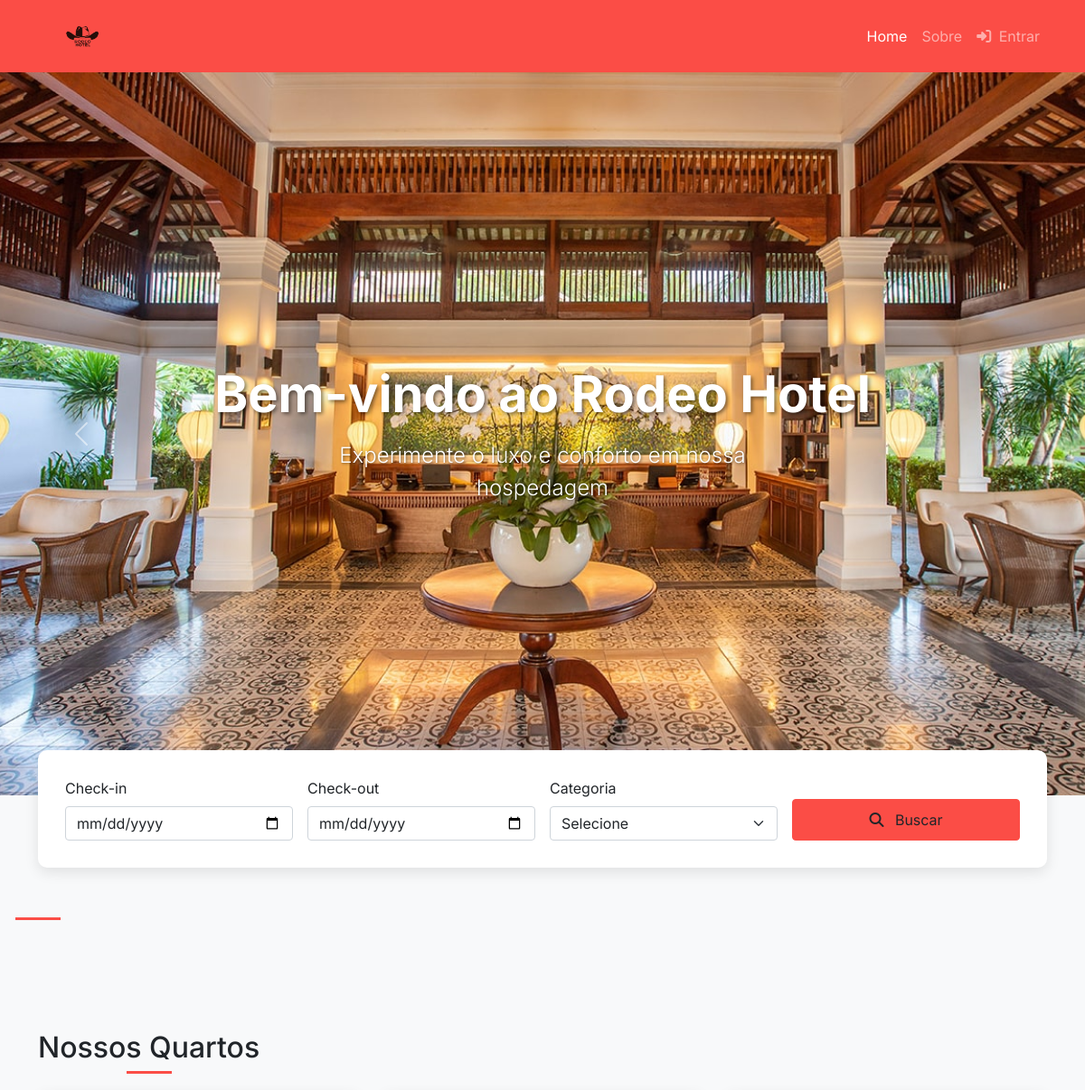
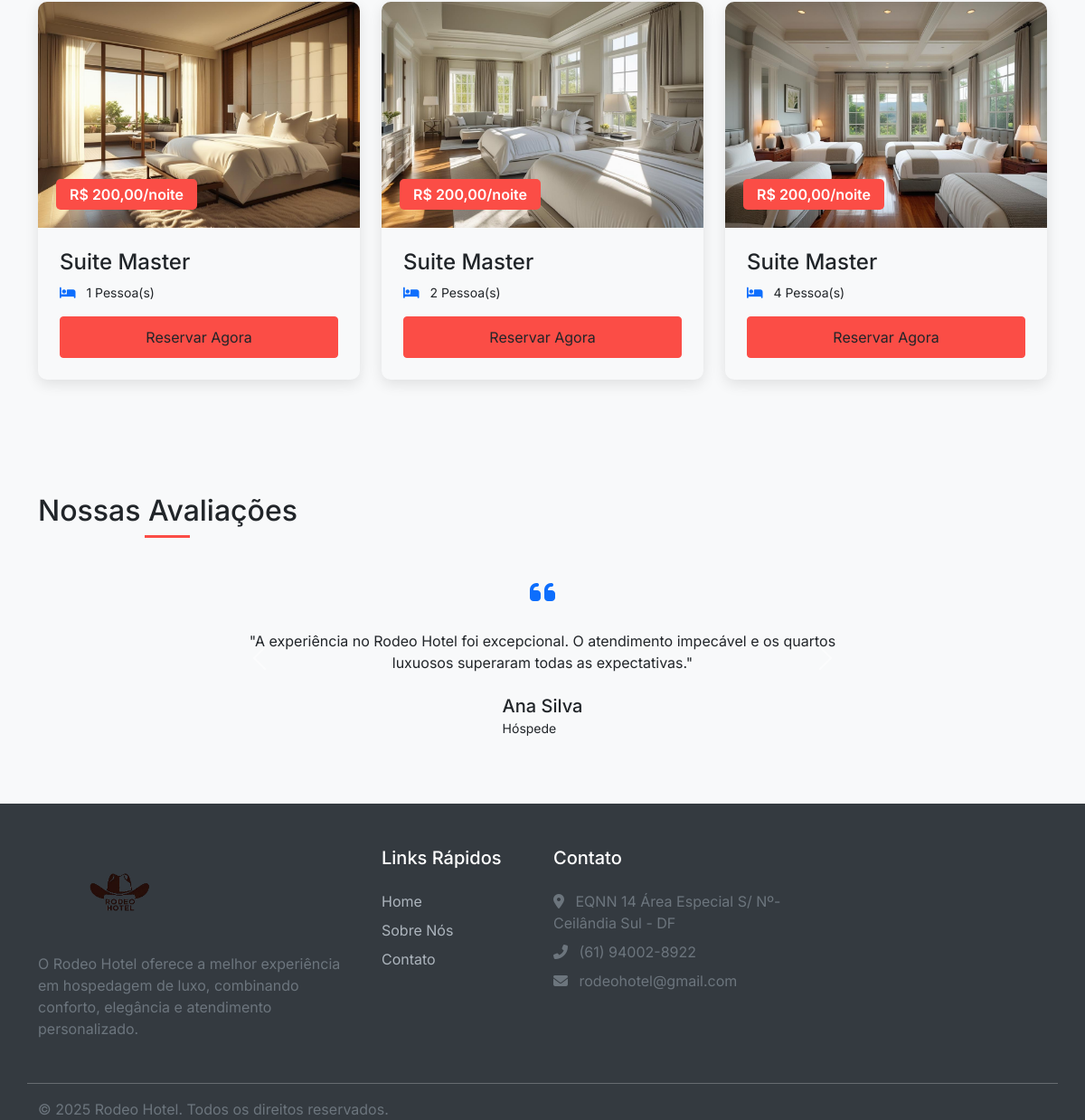
The app's page /home.php with its own data (2 pictures, top to bottom).
### tables this page shows
CREATE TABLE `quarto` (
  `ID_Quarto` int(11) NOT NULL,
  `Status` varchar(45) DEFAULT NULL,
  `Capacidade` int(11) DEFAULT NULL,
  `Categoria_ID_Categoria` int(11) NOT NULL,
  `Foto` varchar(255) DEFAULT NULL,
  `Preco_diaria` decimal(10,2) DEFAULT NULL
);

CREATE TABLE `categoria` (
  `ID_Categoria` int(11) NOT NULL,
  `Nome` varchar(50) NOT NULL
);

### home.php (the view, shortened to what this page needs)
<?php
require __DIR__ . '/config/config.php';
?>
<!DOCTYPE html>
<html lang="pt-BR">
<head>
    <link rel="stylesheet" href="https://cdnjs.cloudflare.com/ajax/libs/font-awesome/6.5.0/css/all.min.css">
    <link href="https://cdn.jsdelivr.net/npm/bootstrap@5.0.0/dist/css/bootstrap.min.css" rel="stylesheet">
</head>
<body>
    <nav class="navbar navbar-expand-lg navbar-dark navbar-custom">
        <div class="container">
            <a class="navbar-brand" href="#" style="display: flex; align-items: center;">
                <img src="/HOTEL/assets/img/Rodeo-removebg-preview.png"
                    alt="Rodeo Hotel"
                    style="height: 55px; width: auto;">
            </a>
            <div class="collapse navbar-collapse" id="navbarNav">
                <ul class="navbar-nav ms-auto">
                    <li class="nav-item">
                        <a class="nav-link active" href="home.php">Home</a>
                    </li>
                    <li class="nav-item">
                        <a class="nav-link" href="sobre.html">Sobre</a>
                    </li>
                    <li class="nav-item">
                        <a class="nav-link" href="entrar.php"><i class="fas fa-sign-in-alt me-1"></i> Entrar</a>
                    </li>
                </ul>
            </div>
        </div>
    </nav>
    <section class="hero-carousel">
        <div id="mainCarousel" class="carousel slide" data-bs-ride="carousel">
            <div class="carousel-inner">
                <div class="carousel-item active">
                    <img src="/HOTEL/assets/img/carousel-1.jpg" class="d-block w-100" alt="Hotel Rodeo">
                    <div class="carousel-caption">
                        <h1 class="display-4 fw-bold">Bem-vindo ao Rodeo Hotel</h1>
                        <p class="lead">Experimente o luxo e conforto em nossa hospedagem</p>
                    </div>
                </div>
            </div>
            <button class="carousel-control-prev" type="button" data-bs-target="#mainCarousel" data-bs-slide="prev">
                <span class="carousel-control-prev-icon" aria-hidden="true"></span>
            </button>
            <button class="carousel-control-next" type="button" data-bs-target="#mainCarousel" data-bs-slide="next">
                <span class="carousel-control-next-icon" aria-hidden="true"></span>
            </button>
        </div>
    </section>
    <div class="container">
        <div class="search-box">
            <form id="form-busca" class="row g-3">
                <div class="col-md-3">
                    <label for="checkin" class="form-label">Check-in</label>
                    <input type="date" class="form-control" id="checkin" name="checkin" required>
                </div>
                <div class="col-md-3">
                    <label for="checkout" class="form-label">Check-out</label>
                    <input type="date" class="form-control" id="checkout" name="checkout" required>
                </div>
                <div class="col-md-3">
                    <label for="categoria" class="form-label">Categoria</label>
                    <select class="form-select" id="categoria" name="categoria" required>
                        <option value="" selected disabled>Selecione</option>
                    </select>
                </div>
                <div class="col-md-3 d-flex align-items-end">
                    <button type="submit" class="btn btn-primary-custom w-100">
                        <i class="fas fa-search me-2"></i> Buscar
                    </button>
                </div>
            </form>
        </div>
    </div>
    <section class="py-5">
        <div class="container">
        </div>
    </section>
    <section class="py-5">
        <div class="container">
            <h2 class="text-center section-title">Nossos Quartos</h2>
            <div class="row">
                <?php
                $stmt = $pdo->query("SELECT quarto.*, categoria.Nome AS NomeCategoria
                                    FROM quarto
                                    JOIN categoria ON quarto.Categoria_ID_Categoria = categoria.ID_Categoria
                                    LIMIT 3");
                while ($quarto = $stmt->fetch()):
                ?>
                    <div class="col-lg-4 col-md-6">
                        <div class="room-card">
                            <div class="position-relative">
                                <?php if (!empty($quarto['Foto'])): ?>
                                    <img src="/HOTEL/uploads/<?= $quarto['Foto'] ?>" class="img-fluid room-img" alt="<?= $quarto['NomeCategoria'] ?>">
                                <?php else: ?>
                                    <img src="https://via.placeholder.com/600x400?text=Rodeo+Hotel" class="img-fluid room-img" alt="Quarto">
                                <?php endif; ?>
                                <div class="price-tag">R$ <?= number_format($quarto['Preco_diaria'], 2, ',', '.') ?>/noite</div>
                            </div>
                            <div class="p-4">
                                <h4><?= $quarto['NomeCategoria'] ?></h4>
                                <div class="d-flex mb-3">
                                    <small class="me-3"><i class="fas fa-bed me-2 text-primary"></i> <?= $quarto['Capacidade'] ?> Pessoa(s)</small>
                                </div>
                                <a href="/HOTEL/hospede/pages/detalhes_quarto.php?id=<?= $quarto['ID_Quarto'] ?>" class="btn btn-primary-custom w-100">Reservar Agora</a>
                            </div>
                        </div>
                    </div>
                <?php endwhile; ?>
            </div>
        </div>
    </section>
    <section class="py-5">
        <div class="container">
            <h2 class="text-center section-title">Nossas Avaliações</h2>
            <div class="row">
                <div class="col-lg-8 mx-auto">
                    <div id="testimonialsCarousel" class="carousel slide" data-bs-ride="carousel">
                        <div class="carousel-inner">
                            <div class="carousel-item active">
                                <div class="testimonial-item text-center p-4">
                                    <div class="mb-4">
                                        <i class="fas fa-quote-left fa-2x text-primary"></i>
                                    </div>
                                    <p class="mb-4">"A experiência no Rodeo Hotel foi excepcional. O atendimento impecável e os quartos luxuosos superaram todas as expectativas."</p>
                                    <div class="d-flex justify-content-center">
                                        <div class="text-start">
                                            <h5 class="mb-0">Ana Silva</h5>
                                            <small>Hóspede</small>
                                        </div>
                                    </div>
                                </div>
                            </div>
                        </div>
                        <button class="carousel-control-prev" type="button" data-bs-target="#testimonialsCarousel" data-bs-slide="prev">
                            <span class="carousel-control-prev-icon" aria-hidden="true"></span>
                        </button>
                        <button class="carousel-control-next" type="button" data-bs-target="#testimonialsCarousel" data-bs-slide="next">
                            <span class="carousel-control-next-icon" aria-hidden="true"></span>
                        </button>
                    </div>
                </div>
            </div>
        </div>
    </section>
    <footer class="pt-5">
        <div class="container">
            <div class="row g-4">
                <div class="col-lg-4">
                    <img src="/HOTEL/assets/img/Rodeo-removebg-preview.png" alt="Rodeo Hotel" class="mb-3" width="180">
                    <p class="text-muted">O Rodeo Hotel oferece a melhor experiência em hospedagem de luxo, combinando conforto, elegância e atendimento personalizado.</p>
                </div>
                <div class="col-lg-2 col-md-4">
                    <h5 class="text-white mb-4">Links Rápidos</h5>
                    <ul class="list-unstyled footer-links">
                        <li class="mb-2"><a href="/home.php">Home</a></li>
                        <li class="mb-2"><a href="sobre.html">Sobre Nós</a></li>
                        <li class="mb-2"><a href="#">Contato</a></li>
                    </ul>
                </div>
                <div class="col-lg-3 col-md-4">
                    <h5 class="text-white mb-4">Contato</h5>
                    <ul class="list-unstyled text-muted">
                        <li class="mb-2"><i class="fas fa-map-marker-alt me-2"></i> EQNN 14 Área Especial S/ Nº- Ceilândia Sul - DF</li>
                        <li class="mb-2"><i class="fas fa-phone-alt me-2"></i> (61) 94002-8922</li>
                        <li class="mb-2"><i class="fas fa-envelope me-2"></i> rodeohotel@gmail.com</li>
                    </ul>
                </div>
            <hr class="mt-4 mb-3" style="border-color: rgba(255,255,255,0.1);">
            <div class="row">
                <div class="col-md-6 text-center text-md-start">
                    <p class="text-muted mb-0">&copy; <?= date('Y') ?> Rodeo Hotel. Todos os direitos reservados.</p>
                </div>
            </div>
        </div>
    </footer>
</body>
</html>

### home.php (style rules this page uses)
:root { --primary-color: #FB4D46; --secondary-color: #2c3e50; --light-color: #f8f9fa; --dark-color: #343a40; }
body { font-family: 'Inter', sans-serif; background-color: #f8f9fa; }
.hero-carousel { position: relative; }
.hero-carousel .carousel-item { height: 100vh; min-height: 600px; }
.hero-carousel .carousel-item img { object-fit: cover; height: 100%; width: 100%; }
.hero-carousel .carousel-caption { bottom: 50%; transform: translateY(50%); text-align: center; width: 100%; left: 0; right: 0; }
.hero-carousel .carousel-caption h1 { font-size: 3.5rem; text-shadow: 2px 2px 4px rgba(0, 0, 0, 0.5); margin-bottom: 1rem; }
.hero-carousel .carousel-caption p { font-size: 1.5rem; text-shadow: 1px 1px 3px rgba(0, 0, 0, 0.5); max-width: 600px; margin: 0 auto; }
.navbar-custom { background-color: var(--primary-color) !important; min-height: 80px; padding: 5px 0 !important; }
.navbar-brand img { height: 55px; width: auto; transition: all 0.3s; }
.search-box { background-color: white; padding: 30px; border-radius: 10px; box-shadow: 0 5px 15px rgba(0, 0, 0, 0.1); margin-top: -50px; position: relative; z-index: 10; }
.room-card { border-radius: 10px; overflow: hidden; box-shadow: 0 5px 15px rgba(0, 0, 0, 0.1); transition: transform 0.3s; margin-bottom: 30px; }
.room-img { height: 250px; object-fit: cover; }
.price-tag { position: absolute; bottom: 20px; left: 20px; background-color: var(--primary-color); color: white; padding: 5px 15px; border-radius: 5px; font-weight: 600; }
.section-title { position: relative; display: inline-block; margin-bottom: 30px; }
.section-title:after { content: ''; position: absolute; width: 50px; height: 3px; background-color: var(--primary-color); bottom: -10px; left: 50%; transform: translateX(-50%); }
.btn-primary-custom { background-color: var(--primary-color); border-color: var(--primary-color); padding: 10px 25px; }
footer { background-color: var(--dark-color); color: white; padding: 50px 0 0; }
.footer-links a { color: #adb5bd; text-decoration: none; transition: color 0.3s; }

### records on screen
quarto: Foto (picture), Preco_diaria "200,00", Categoria_ID_Categoria.Nome "Suite Master", Capacidade "1"
quarto: Foto (picture), Preco_diaria "200,00", Categoria_ID_Categoria.Nome "Suite Master", Capacidade "2"
quarto: Foto (picture), Preco_diaria "200,00", Categoria_ID_Categoria.Nome "Suite Master", Capacidade "4"
